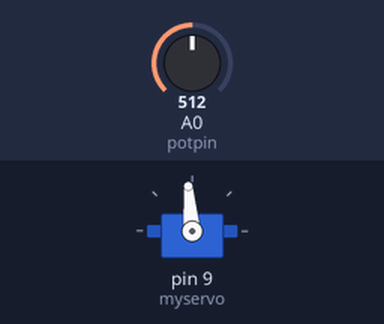
A sketch run on a simulated Arduino Uno, built with avr-gcc and run on an emulated ATmega328P. Parts: servo. The inputs (shaded band) are chosen by the test bench; at power-on: A0 (potpin) = 512.

Above: at 1.2 s.
1.3 s: A0 (potpin) set to 716
At 2.3 s:
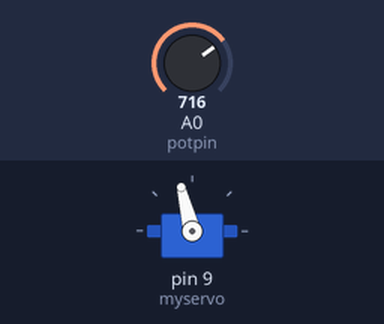
2.8 s: A0 (potpin) set to 1023
At 3.4 s:
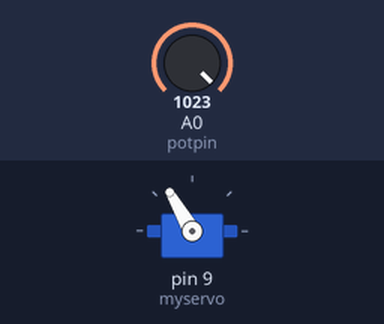
4.3 s: A0 (potpin) set to 0
At 4.6 s:
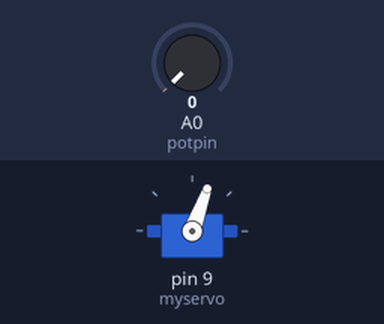
Timing chart, 0 to 7.3 s (numbered marks = the images above; inputs shaded):
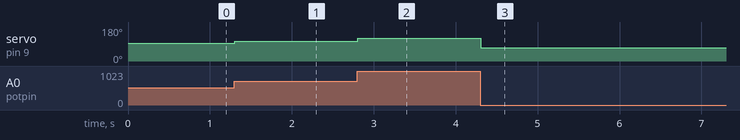

Measured:
- after the input at 1.3 s, servo on pin 9 (myservo): 95° → 104° at once
- after the input at 2.8 s, servo on pin 9 (myservo): 104° → 120° at once
- after the input at 4.3 s, servo on pin 9 (myservo): 120° → 70° at once

The sketch:

Control_Motor.ino
```cpp
/*
 Controlling a servo position using a potentiometer (variable resistor)
 by Michal Rinott <http://people.interaction-ivrea.it/m.rinott>

 modified on 8 Nov 2013
 by Scott Fitzgerald
 http://www.arduino.cc/en/Tutorial/Knob
*/

#include <Servo.h>

Servo myservo;  // create servo object to control a servo

int potpin = 0;  // analog pin used to connect the potentiometer
int val=0;    // variable to read the value from the analog pin
int prev_val = 0;
void setup() {

}

void loop() {

  val = analogRead(potpin);            // reads the value of the potentiometer (value between 0 and 1023)

  if ( abs(prev_val-val)>3){

  val = map(val, 0, 1023, 70, 120);     // scale it to use it with the servo (value between 0 and 180)

  myservo.attach(9);

  myservo.write(val);                  // sets the servo position according to the scaled value


  delay(50);
  myservo.detach();

  }

    prev_val = val;


  delay(15);
 // myservo.detach(9);
  // waits for the servo to get there
}
```
